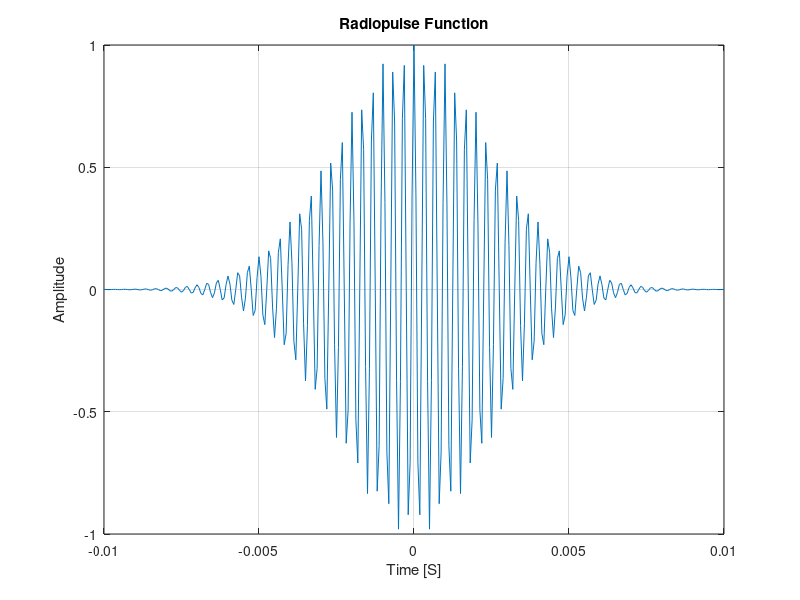

Write MATLAB code to recreate this figure.
% Generating the radiopulse
fs=16e3; %Sampling frequency 16KHz
fc=3e3; %Carrier frequency of radiopulse 4KHz
t=-10e-3:1/fs:10e-3; %Width of radiopulse from -10 to 10 ms
bw=0.05; %BandWidth of radiopulse
x=gauspuls(t,fc,bw); %Our radiopulse
plot(t,x);
grid;
title('Radiopulse Function');
xlabel('Time [S]');
ylabel('Amplitude');
